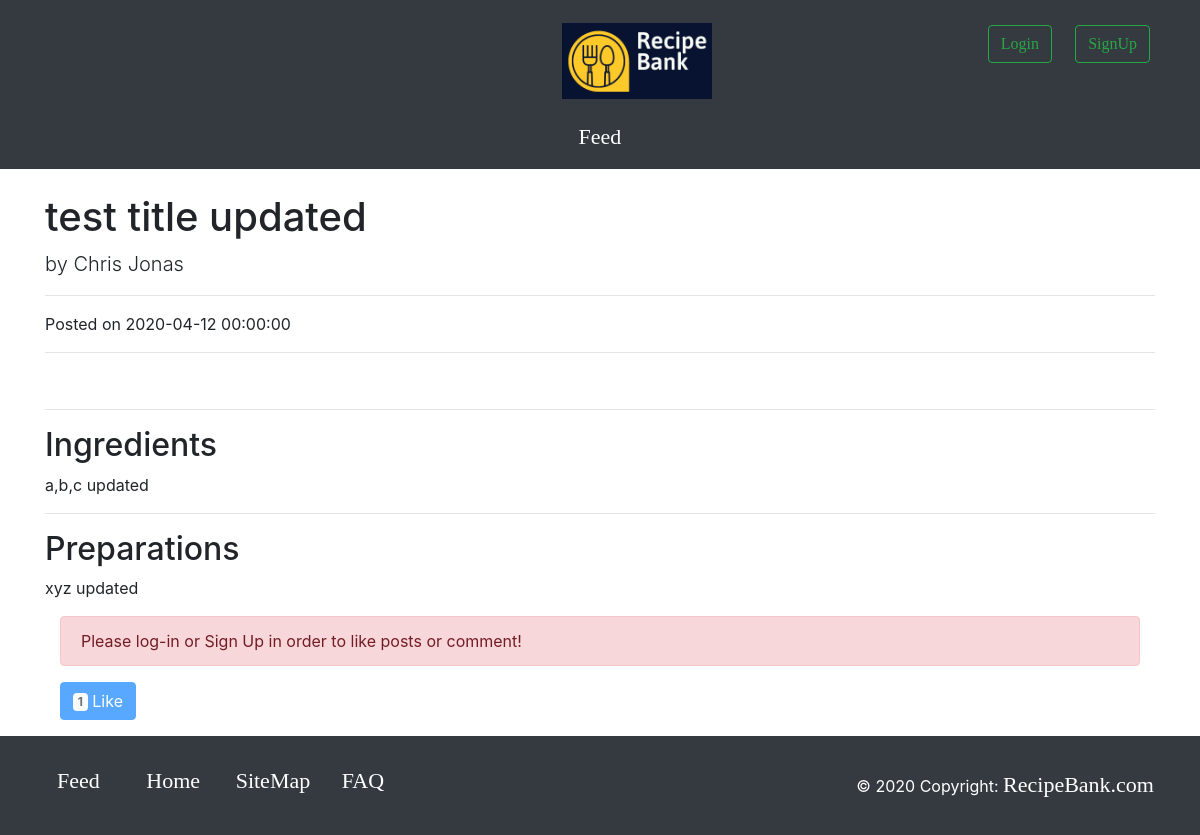
Page /showRecipe.php?id=4 on the committed database.
### tables this page shows
CREATE TABLE `recipes` (
  `id` int(10) NOT NULL,
  `title` varchar(255) NOT NULL,
  `ingredients` mediumtext NOT NULL,
  `preparation` mediumtext NOT NULL,
  `category` varchar(255) NOT NULL,
  `recipe_img` varchar(255) DEFAULT NULL,
  `user_id` int(10) NOT NULL,
  `posted_date` datetime NOT NULL
);

CREATE TABLE `users` (
  `id` int(10) NOT NULL,
  `first_name` varchar(20) NOT NULL,
  `last_name` varchar(20) NOT NULL,
  `email` varchar(50) NOT NULL,
  `password` varchar(15) NOT NULL,
  `user_role` tinyint(1) NOT NULL,
  `is_subscribed` tinyint(1) NOT NULL,
  `mute_notification` tinyint(1) NOT NULL
);

### feedCrud.php (called while the page is built, shortened)
<?php
class FeedCrud{
    public function showRecipe($id){
        $dbcon = database::getDb();
        $sql = "SELECT * FROM recipes WHERE id = :id";
        $pst = $dbcon->prepare($sql);
        $pst->bindParam(':id', $id);
        $pst->execute();
        return $pst->fetch(PDO::FETCH_ASSOC);
    }
    public  function showAuthor($id){
        $dbcon = database::getDb();
        $sql = "SELECT users.first_name, users.last_name FROM recipes inner join users on users.id = recipes.user_id WHERE recipes.id = :id";
        $pst = $dbcon->prepare($sql);
        $pst->bindParam(':id', $id);
        $pst->execute();
        return $pst->fetch(PDO::FETCH_ASSOC);
    }
}

### websiteCRUD.php (called while the page is built, shortened)
<?php
    class websiteCRUD implements websiteInterface{
        public function getTotalLikes($recipe_id){
            $dbcon = Database::getDb();
            $sql = "SELECT count(id) as total_like FROM notifications WHERE recipe_id = :recipe_id AND type = 1";
            $pst = $dbcon->prepare($sql);
            $pst->bindParam(':recipe_id', $recipe_id);
            $pst->execute();
            $count = $pst->fetch(PDO::FETCH_OBJ);
            if ($count){
                return $count->total_like;
            }
            else {
                return "";
            }
        }
    }
?>

### showrecipe.php (the view, shortened to what this page needs)
<?php
    require_once 'feedCrud.php';
    require_once 'websiteCRUD.php';
    $recipeId = $_GET['id'];
    $feedObj = new FeedCrud();
    require_once 'websiteCRUD.php';
    $author = $feedObj->showAuthor($recipeId);
    $authorFullName = $author['first_name'].' '.$author['last_name'];
    $recipe = $feedObj->showRecipe($recipeId);
    $recipeTitle = $recipe['title'];
    $recipeIng = $recipe['ingredients'];
    $recipePrep = $recipe['preparation'];
    $recipeDate = $recipe['posted_date'];
?>
<!DOCTYPE html>
<html>
<head>
    <link rel="stylesheet" type="text/css" href="css/style.css">
    <link href="https://stackpath.bootstrapcdn.com/font-awesome/4.7.0/css/font-awesome.min.css" rel="stylesheet">
    <link rel="stylesheet" href="https://stackpath.bootstrapcdn.com/bootstrap/4.4.1/css/bootstrap.min.css">
    <link href="https://stackpath.bootstrapcdn.com/font-awesome/4.7.0/css/font-awesome.min.css" rel="stylesheet">
    <link href="https://cdnjs.cloudflare.com/ajax/libs/font-awesome/4.7.0/css/font-awesome.min.css" rel="stylesheet">
</head>
<body>
    <header class="bg-dark">
        <?php include 'header.php'?>
    </header>
    <main>
        <div class="container">
            <h1 class="mt-4"><?=$recipeTitle?></h1>
            <p class="lead">
                by
                <?=$authorFullName?>
            </p>
            <hr>
            <p>Posted on <?=$recipeDate?></p>
            <hr>
            <hr>
            <h2>Ingredients</h2>
            <p>
                <?=$recipeIng?>
            </p>
            <hr>
            <h2>Preparations</h2>
            <p>
                <?=$recipePrep?>
            </p>
            <div class="container">
                <form action="showRecipe.php?id=<?=$recipe['id']?>" method="post">
                <?php
                    if ($user && $websiteCRUD->checkLike($recipe['id'], $user->id)){
                ?>
                        <button type="submit"  class="btn btn-primary" name="updateLike"><span class="badge badge-light"><?=$websiteCRUD->getTotalLikes($recipe['id'])?></span> Unlike</button>
                <?php
                    } else if ($user) {
                ?>
                        <button type="submit" class="btn btn-primary" name="updateLike"><span class="badge badge-light"><?=$websiteCRUD->getTotalLikes($recipe['id'])?></span> Like</button>
                <?php
                    } else {
                ?>
                    <div class="alert alert-danger mt-3">
                        Please log-in or Sign Up in order to like posts or comment!
                    </div>
                    <button type="button" class="btn btn-primary mb-3" disabled><span class="badge badge-light"><?=$websiteCRUD->getTotalLikes($recipe['id'])?></span> Like</button>
                <?php
                    }
                ?>
            </div>
        </div>
    </main>
    <footer class="page-footer font-small ">
        <?php include 'footer.php'?>
    </footer>
</body>
</html>

### css/style.css (style rules this page uses)
header { background-color : #071330; }

### rows in the picture
recipes: title "test title updated", posted_date "2020-04-12 00:00:00", ingredients "a,b,c updated", preparation "xyz updated"
users: authorFullName "Chris Jonas"

### other values in the picture
$websiteCRUD->getTotalLikes($recipe['id']) "1"
